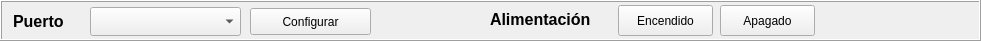
     <widget class="QFrame" name="frame_hv_com_head">
      <property name="geometry">
       <rect>
        <x>10</x>
        <y>10</y>
        <width>981</width>
        <height>41</height>
       </rect>
      </property>
      <property name="sizePolicy">
       <sizepolicy hsizetype="Fixed" vsizetype="Fixed">
        <horstretch>0</horstretch>
        <verstretch>0</verstretch>
       </sizepolicy>
      </property>
      <property name="minimumSize">
       <size>
        <width>791</width>
        <height>0</height>
       </size>
      </property>
      <property name="maximumSize">
       <size>
        <width>1122</width>
        <height>923</height>
       </size>
      </property>
      <property name="frameShape">
       <enum>QFrame::Box</enum>
      </property>
      <property name="frameShadow">
       <enum>QFrame::Raised</enum>
      </property>
      <widget class="QComboBox" name="comboBox_port">
       <property name="geometry">
        <rect>
         <x>90</x>
         <y>7</y>
         <width>151</width>
         <height>29</height>
        </rect>
       </property>
      </widget>
      <widget class="QLabel" name="label_6">
       <property name="geometry">
        <rect>
         <x>13</x>
         <y>6</y>
         <width>81</width>
         <height>31</height>
        </rect>
       </property>
       <property name="font">
        <font>
         <pointsize>12</pointsize>
         <weight>75</weight>
         <bold>true</bold>
        </font>
       </property>
       <property name="text">
        <string>Puerto</string>
       </property>
      </widget>
      <widget class="QPushButton" name="pushButton_init_configure">
       <property name="geometry">
        <rect>
         <x>250</x>
         <y>8</y>
         <width>121</width>
         <height>27</height>
        </rect>
       </property>
       <property name="text">
        <string>Configurar</string>
       </property>
      </widget>
      <widget class="QLabel" name="label_29">
       <property name="geometry">
        <rect>
         <x>490</x>
         <y>4</y>
         <width>111</width>
         <height>31</height>
        </rect>
       </property>
       <property name="font">
        <font>
         <pointsize>12</pointsize>
         <weight>75</weight>
         <bold>true</bold>
        </font>
       </property>
       <property name="text">
        <string>Alimentación</string>
       </property>
      </widget>
      <widget class="QPushButton" name="pushButton_arpet_on">
       <property name="geometry">
        <rect>
         <x>618</x>
         <y>5</y>
         <width>95</width>
         <height>31</height>
        </rect>
       </property>
       <property name="text">
        <string>Encendido</string>
       </property>
       <property name="checkable">
        <bool>true</bool>
       </property>
       <property name="checked">
        <bool>false</bool>
       </property>
       <property name="autoDefault">
        <bool>false</bool>
       </property>
       <property name="default">
        <bool>false</bool>
       </property>
       <property name="flat">
        <bool>false</bool>
       </property>
      </widget>
      <widget class="QPushButton" name="pushButton_arpet_off">
       <property name="geometry">
        <rect>
         <x>720</x>
         <y>5</y>
         <width>95</width>
         <height>31</height>
        </rect>
       </property>
       <property name="text">
        <string>Apagado</string>
       </property>
       <property name="checkable">
        <bool>true</bool>
       </property>
      </widget>
      <widget class="QLabel" name="label_power_management">
       <property name="geometry">
        <rect>
         <x>820</x>
         <y>6</y>
         <width>151</width>
         <height>31</height>
        </rect>
       </property>
       <property name="text">
        <string/>
       </property>
      </widget>
     </widget>
